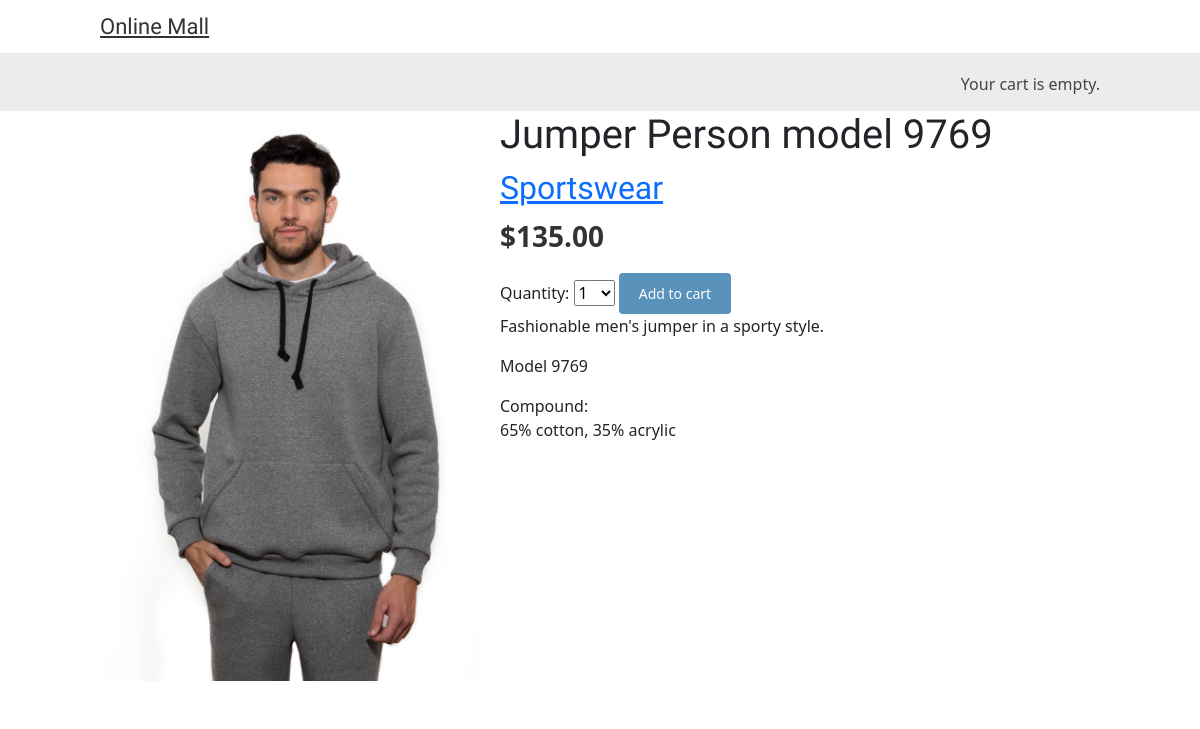
/5/jumper-person-model-9769/, run on the app's committed database.
### shop/models.py (models this page shows, shortened)
class Product(models.Model):
    category = models.ForeignKey(Category, related_name='products', on_delete=models.CASCADE)
    name = models.CharField(max_length=200, db_index=True)
    slug = models.SlugField(max_length=200, db_index=True)
    image = models.ImageField(upload_to='products/%Y/%m/%d', blank=True)
    description = models.TextField(blank=True)
    price = models.DecimalField(max_digits=10, decimal_places=2)
    available = models.BooleanField(default=True)
    created = models.DateTimeField(auto_now_add=True)
    updated = models.DateTimeField(auto_now=True)
    class Meta:
        ordering = ('name',)
        index_together = (('id', 'slug'),)

class Category(models.Model):
    name = models.CharField(max_length=200, db_index=True)
    slug = models.SlugField(max_length=200, unique=True)
    class Meta:
        ordering = ('name',)
        verbose_name = 'category'
        verbose_name_plural = 'categories'
    def __str__(self):
        return self.name
    def get_absolute_url(self):
        return reverse('shop:product_list_by_category', args=[self.slug])

### shop/views.py (the view)
# urls.py: path('<int:id>/<slug:slug>/', views.product_detail, name='product_detail'),
def product_detail(request, id, slug):
    product = get_object_or_404(Product, id=id, slug=slug, available=True)
    cart_product_form = CartAddProductForm()
    return render(request, 'shop/product/detail.html', {'product': product, 'cart_product_form': cart_product_form})

### cart/forms.py
class CartAddProductForm(forms.Form):
    quantity = forms.TypedChoiceField(choices=PRODUCT_QUANTITY_CHOICES, coerce=int)
    update = forms.BooleanField(required=False, initial=False, widget=forms.HiddenInput)

### cart/cart.py (called while the page is built)
    def __len__(self):
        return sum(item['quantity'] for item in self.cart.values())

### cart/context_processors.py (called while the page is built)
def cart(request):
    return {'cart': Cart(request)}

### shop/templates/shop/product/detail.html (shortened to what this page needs)
{% extends "shop/base.html" %}
{% load static %}
{% block content %}
    <div class="product-detail">
        <img src="{% if product.image %}{{ product.image.url }}{% else %}
            {% static "img/no_image.png" %}{% endif %}">
        <h1>{{ product.name }}</h1>
        <h2>
            <a href="{{ product.category.get_absolute_url }}">{{product.category }}</a>
        </h2>
        <p class="price">${{ product.price }}</p>
            <form action="{% url "cart:cart_add" product.id %}" method="post">
                {{ cart_product_form }}
                <input type="submit" value="Add to cart">
            </form>
        {{ product.description|linebreaks }}
    </div>
{% endblock %}

### shop/static/css/base.css (style rules this page uses)
body { margin:0; padding:0; font-family:helvetica, sans-serif; }
h1, h2, h3, h4, h5 , h6 { font-family: 'Ubuntu', sans-serif; font-weight:normal; }
a { text-decoration:none; color:#5993bb; }
a.button, input[type="submit"] { color:#fff; background:#5993bb; border-radius:4px; padding:10px 20px; font-size:14px; border:0; }
.product-detail { text-align:justify; }
.product-detail .price { color:#333; font-size:28px; font-weight:bold; }
.product-detail img { width:40%; float:left; padding:0 20px 20px 0; }
.product-detail h1 { margin-bottom:0; }
.product-detail h2 { margin-top:10px; }

### data on the page
Product: image (picture), name "Jumper Person model 9769", category "Sportswear", price "135.00", description "Fashionable men's jumper in a sporty style. Model 9769 Compound: 65% cotton, 35% acrylic"
